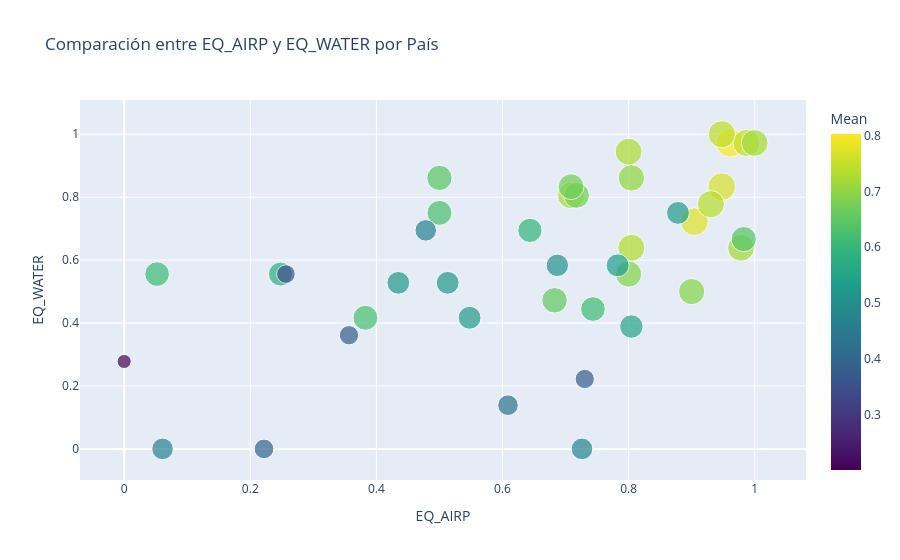

Notebook source saved alongside this figure:
### Code cell
import plotly.express as px


indicador_x = df_normalizados.columns[3]  
indicador_y = df_normalizados.columns[4] 

fig = px.scatter(
    df_normalizados,
    x=indicador_x,
    y=indicador_y,
    hover_name=df_normalizados.columns[0],  
    color="Mean",  
    size="Mean",
    color_continuous_scale="Viridis",   
    title=f"Comparación entre {indicador_x} y {indicador_y} por País"
)
fig.show()

### Figure 1 — Plotly figure (JSON) as saved in the notebook; plotly's stock layout.template omitted (floating-point values rounded to 4 significant figures)
{"data": [{"hovertemplate": "<b>%{hovertext}</b><br><br>EQ_AIRP=%{x}<br>EQ_WATER=%{y}<br>Mean=%{marker.color}<extra></extra>", "hovertext": ["ISL", "USA", "AUS", "SWE", "NOR", "CAN", "LUX", "CHE", "FIN", "NLD", "NZL", "DNK", "IRL", "GBR", "DEU", "AUT", "BEL", "SVN", "EST", "CZE", "ISR", "FRA", "KOR", "JPN", "POL", "ESP", "LTU", "ITA", "PRT", "HUN", "SVK", "LVA", "RUS", "TUR", "CRI", "GRC", "CHL", "MEX", "BRA", "COL", "ZAF"], "legendgroup": "", "marker": {"color": [0.8032, 0.7762, 0.768, 0.7459, 0.7442, 0.7385, 0.7328, 0.7274, 0.7221, 0.721, 0.7191, 0.703, 0.6923, 0.6898, 0.6725, 0.6725, 0.6549, 0.6435, 0.6385, 0.6279, 0.6243, 0.6146, 0.6094, 0.5936, 0.5777, 0.5539, 0.5317, 0.5255, 0.5251, 0.5221, 0.5207, 0.5066, 0.4706, 0.4684, 0.466, 0.4265, 0.3899, 0.3735, 0.373, 0.3485, 0.2002], "coloraxis": "coloraxis", "size": [0.8032, 0.7762, 0.768, 0.7459, 0.7442, 0.7385, 0.7328, 0.7274, 0.7221, 0.721, 0.7191, 0.703, 0.6923, 0.6898, 0.6725, 0.6725, 0.6549, 0.6435, 0.6385, 0.6279, 0.6243, 0.6146, 0.6094, 0.5936, 0.5777, 0.5539, 0.5317, 0.5255, 0.5251, 0.5221, 0.5207, 0.5066, 0.4706, 0.4684, 0.466, 0.4265, 0.3899, 0.3735, 0.373, 0.3485, 0.2002], "sizemode": "area", "sizeref": 0.002008, "symbol": "circle"}, "mode": "markers", "name": "", "orientation": "v", "showlegend": false, "type": "scatter", "x": [0.9609, 0.9043, 0.9478, 0.987, 0.9478, 0.9304, 0.8043, 0.8, 1.0, 0.7087, 0.9783, 0.8043, 0.9, 0.8, 0.7174, 0.7087, 0.6826, 0.5, 0.9826, 0.5, 0.3826, 0.7435, 0.05217, 0.6435, 0.2478, 0.8043, 0.7826, 0.5478, 0.8783, 0.513, 0.4348, 0.687, 0.7261, 0.06087, 0.4783, 0.6087, 0.2217, 0.3565, 0.7304, 0.2565, 0.0], "xaxis": "x", "y": [0.9722, 0.7222, 0.8333, 0.9722, 1.0, 0.7778, 0.6389, 0.9444, 0.9722, 0.8056, 0.6389, 0.8611, 0.5, 0.5556, 0.8056, 0.8333, 0.4722, 0.8611, 0.6667, 0.75, 0.4167, 0.4444, 0.5556, 0.6944, 0.5556, 0.3889, 0.5833, 0.4167, 0.75, 0.5278, 0.5278, 0.5833, 0.0, 0.0, 0.6944, 0.1389, 0.0, 0.3611, 0.2222, 0.5556, 0.2778], "yaxis": "y"}], "layout": {"coloraxis": {"colorbar": {"title": {"text": "Mean"}}, "colorscale": [[0, "#440154"], [0.1111, "#482878"], [0.2222, "#3e4989"], [0.3333, "#31688e"], [0.4444, "#26828e"], [0.5556, "#1f9e89"], [0.6667, "#35b779"], [0.7778, "#6ece58"], [0.8889, "#b5de2b"], [1, "#fde725"]]}, "legend": {"itemsizing": "constant", "tracegroupgap": 0}, "title": {"text": "Comparación entre EQ_AIRP y EQ_WATER por País"}, "xaxis": {"anchor": "y", "domain": [0, 1], "title": {"text": "EQ_AIRP"}}, "yaxis": {"anchor": "x", "domain": [0, 1], "title": {"text": "EQ_WATER"}}}}
